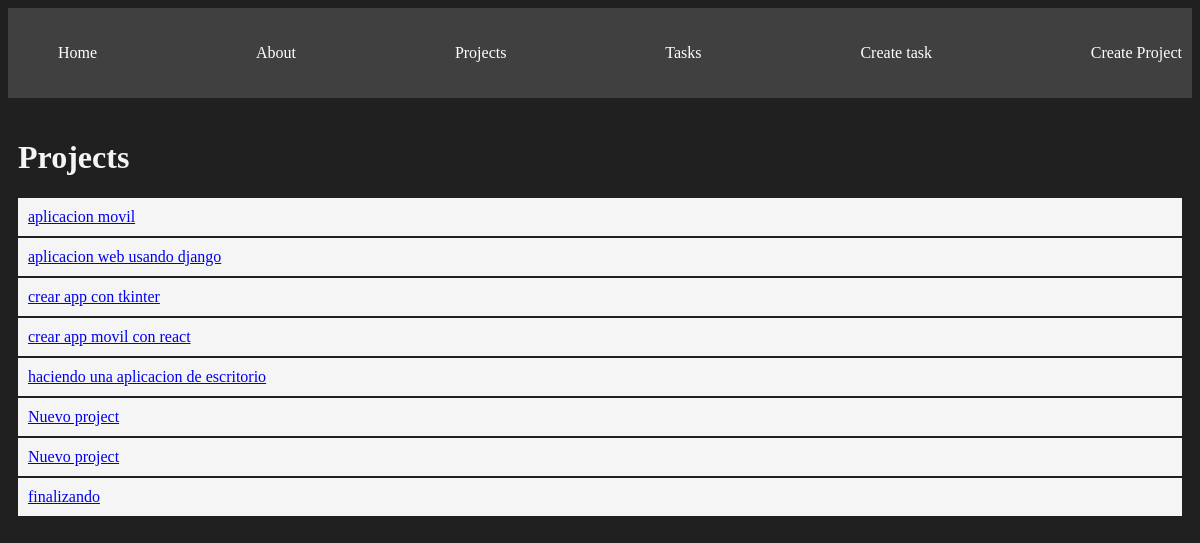
/projects/, run on the app's committed database.
### myapp/models.py (models this page shows, shortened)
class Project(models.Model):
    name = models.CharField(max_length=200)

### myapp/views.py (the view)
# urls.py: path('projects/',views.projects, name= 'projects'),
def projects(request):
    projects = Project.objects.all()
    return render(request, 'projects/projects.html', {
        'projects': projects
    })

### myapp/templates/projects/projects.html
{% extends 'layouts/base.html' %}
{% block content %}
<h1>Projects</h1>
{% for project in projects %}
<article class="card">
    <a href="{% url 'project_detail' project.id %}">
        {{ project.name }}
    </a>
</article>
{% endfor %}
{% endblock %}

### myapp/static/style/main.css (style rules this page uses)
body { background: #202020; color: whitesmoke; }
.card { background: whitesmoke; padding: 10px; margin-bottom: 2px; color: #000; }

### data on the page
Project: name "aplicacion movil"
Project: name "aplicacion web usando django"
Project: name "crear app con tkinter"
Project: name "crear app movil con react"
Project: name "haciendo una aplicacion de escritorio"
Project: name "Nuevo project"
Project: name "Nuevo project"
Project: name "finalizando"
